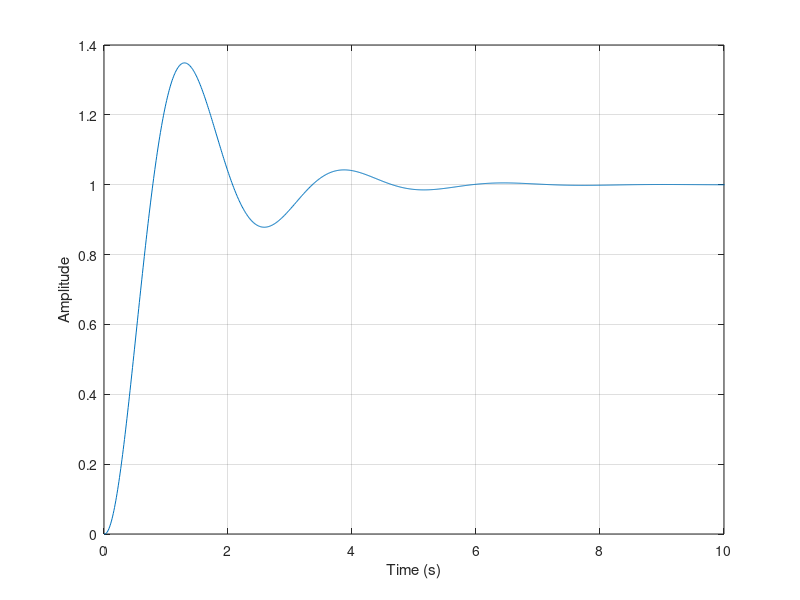
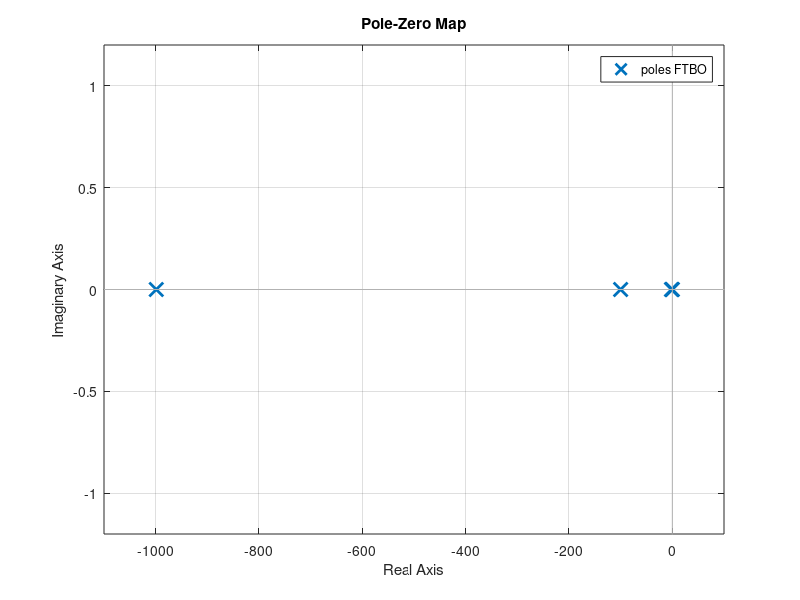
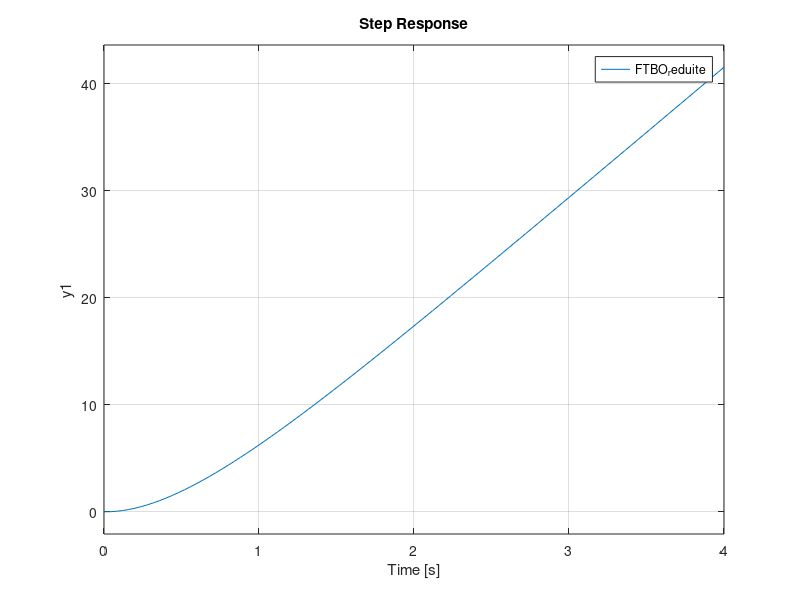
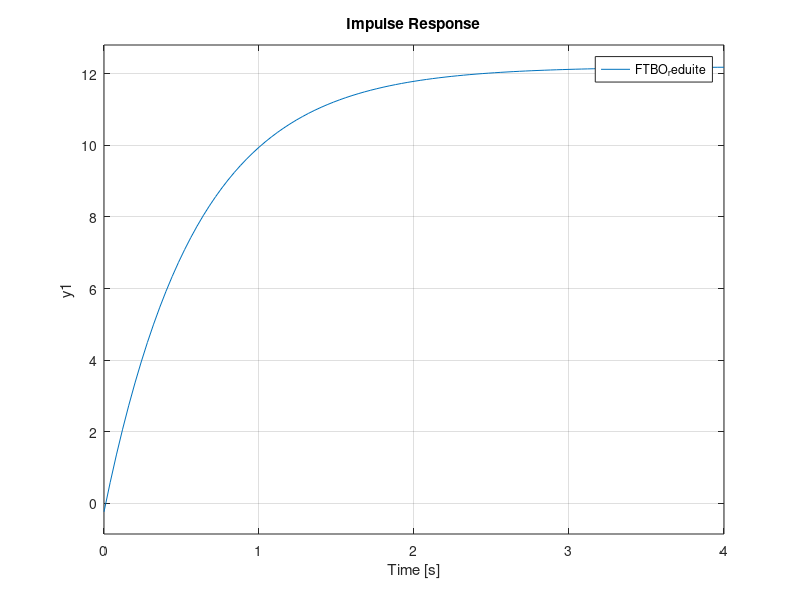

Write the MATLAB code that produced these figures, in order.
close all
clear
clc

% Param
Kp = 0.318;     % V/rad
K = 100;        % gain ampli
tau =  0.01;    % Cte de temps ampli (s)
Ki =  0.5;      % Cte de couple du moteur (N-m/A)
Kb =  0.5;      % Cte de force contre électromotrice (fcém) du moteurV/rad/s
Ra =  8;        % résistance armature du moteur Ohm
La =  0.008;    % inductance armature dumoteur H (Henrys)
Jm =  0.02;     % inertie armatureN-m s2/rad
Bm = 0.01;      % frottement visqueux armature N.m/rad/s
N =  0.1;       % facteur de réduction
JL =  1;        % inertie charge N.m s2 /rad
BL =  1;        % frottement visqueux charge N-m/rad/s

%b) Matrice / eq d'état:
JmN2Jl = Jm + (N.^2)*JL;
BmN2Bl = Bm + (N.^2)*BL;

A1 = [0 1 0 0;
     0 (-BmN2Bl/JmN2Jl) (N*Ki/JmN2Jl) 0;
     0 (-Kb/(N*La)) (-Ra/La) (1/La);
     0 0 0 (-1/tau)];
B1 = [0 0 0 (K/tau)]';
C1 = [1 0 0 0];
D1 = [0];
%FTBF et FTBO numerique
[NUM1,DEN1] = ss2tf(A1,B1,C1,D1);
FTBO = tf(NUM1,DEN1)
FTBF = Kp*feedback(FTBO, Kp) % Kp gain de potentiometre donc lentre et le feedback est touche


numa = [K];
dena = [tau 1];
numb = [N*Ki];
denb = [(JmN2Jl*La) (Ra*JmN2Jl + La*BmN2Bl) (BmN2Bl*Ra + Ki*Kb) 0];

tfa = tf(numa,dena);
tfb = tf(numb/2.4e-06,denb/2.4e-06);
FTBO_a_bras = tfa*tfb
[NumBO,DenBO] = tfdata(FTBO_a_bras, 'v');
FTBF_a_bras = tf(Kp*NUM1,(DEN1 + Kp*NUM1))


t = [0:0.01:50]';
stepp = ones(size(t));

% Affichage
figure('Name','Simulation de lerreur avec une entree echelon')
plot(t, lsim(FTBF, stepp, t))
xlabel('Time (s)')
ylabel('Amplitude')
xlim([0 10])
grid on



%f) 2 - Reduction numerique:
figure('Name','PZmap FTBO')
pzmap(FTBO)
[R, P, Kq] = residue(NumBO,DenBO)
poids = abs(R)./real(P)
[B,A] = residue(R(3:4),P(3:4),Kq); %a modifier selon les poids
tfss = tf(B,A);
% On ne se sert pas de cela car FTBO instable
% K1 = dcgain(FTBO);
% K2 = dcgain(tfss);
% KK = K2/K1;
% Kn = 1/KK;
% TF = tfss*Kn;
TF = tfss
FTBF_Red_num = Kp*feedback(tfss,Kp)

figure('Name','Réponse à un échelon en BO')
hold on
subplot(2,1,1)
step(FTBO)
legend('FTBO')
grid on
subplot(2,1,2)
step(TF)
legend('FTBO_reduite')
grid on
hold off

figure('Name','Réponse Impulsionnelle en BO')
hold on
subplot(2,1,1)
impulse(FTBO)
legend('FTBO')
grid on
subplot(2,1,2)
impulse(TF)
legend('FTBO_reduite')
grid on

% En BF
figure('Name','Réponse à un échelon en BF')
hold on
subplot(2,1,1)
step(FTBF)
legend('FTBF')
grid on
subplot(2,1,2)
step(FTBF_Red_num)
legend('FTBF_reduite')
grid on
hold off

figure('Name','Réponse Impulsionnelle en BF')
hold on
subplot(2,1,1)
impulse(FTBF)
legend('FTBF')
grid on
subplot(2,1,2)
impulse(FTBF_Red_num)
legend('FTBF_reduite')
grid on

